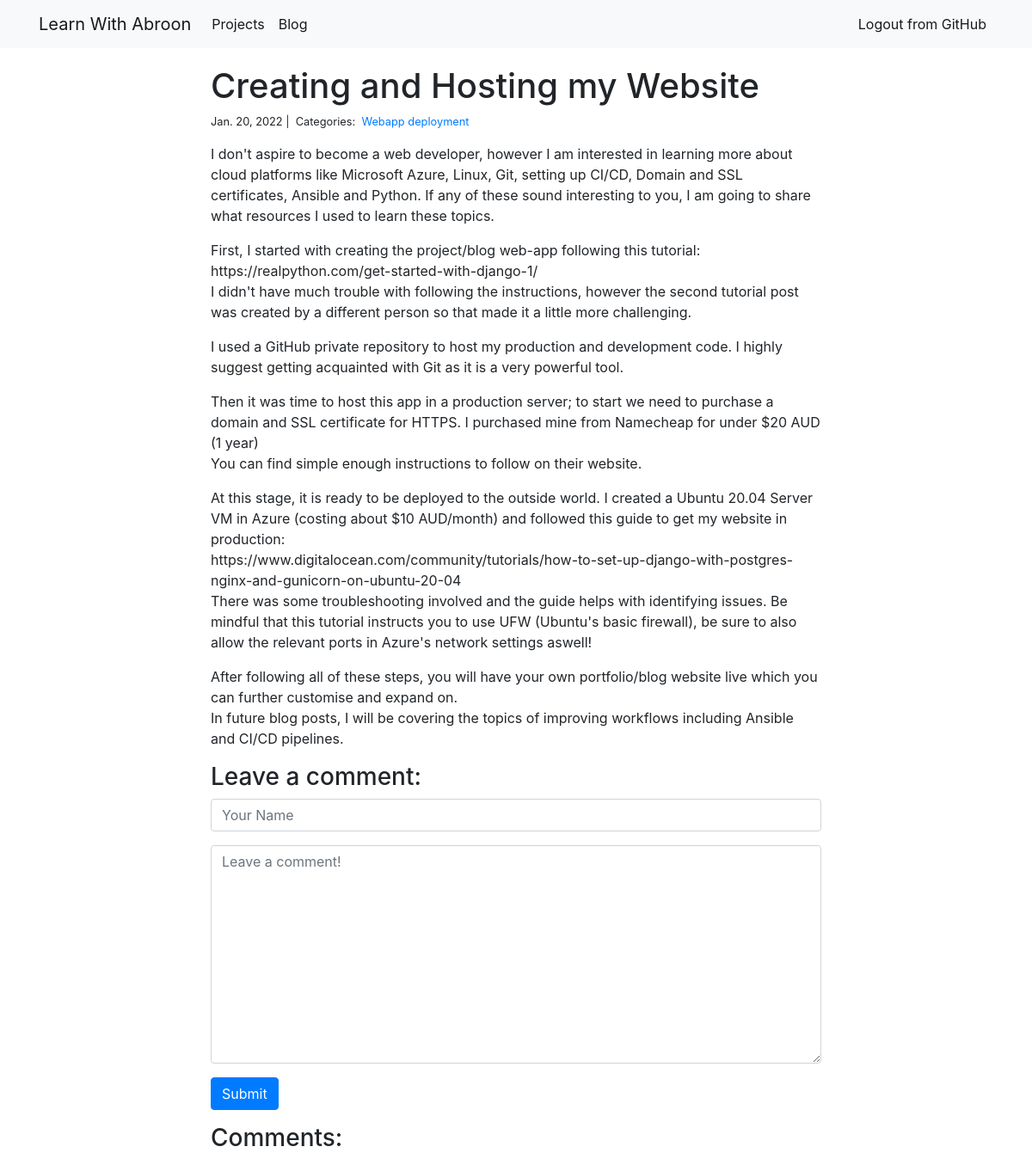
The page /blog/3/ (signed in) on the database its author committed.
### blog/models.py (models this page shows, shortened)
class Post(models.Model):
    title = models.CharField(max_length=255)
    body = models.TextField()
    created_on = models.DateTimeField(auto_now_add=True)
    last_modified = models.DateTimeField(auto_now=True)
    categories = models.ManyToManyField('Category', related_name='posts')

class Category(models.Model):
    name = models.CharField(max_length=20)

### blog/views.py (the view, shortened to what this page needs)
# urls.py: path("<int:pk>/", views.blog_detail, name="blog_detail"),
@login_required
def blog_detail(request, pk):
    post = Post.objects.get(pk=pk)
    form = CommentForm()
    comments = Comment.objects.filter(post=post)
    context = {
        "post": post,
        "comments": comments,
        "form": form,
    }
    return render(request, "blog_detail.html", context)

### blog/forms.py
class CommentForm(forms.Form):
    author = forms.CharField(
        max_length=60,
        widget=forms.TextInput(attrs={
            "class": "form-control",
            "placeholder": "Your Name"
        })
    )
    body = forms.CharField(widget=forms.Textarea(
        attrs={
            "class": "form-control",
            "placeholder": "Leave a comment!"
        })
    )

### blog/templates/blog_detail.html (shortened to what this page needs)
{% extends "base.html" %}
{% block page_content %}
<div class="col-md-8 offset-md-2">
    <h1>{{ post.title }}</h1>
    <small>
        {{ post.created_on.date }} |&nbsp;
        Categories:&nbsp;
        {% for category in post.categories.all %}
        <a href="{% url 'blog_category' category.name %}">
            {{ category.name }}
        </a>&nbsp;
        {% endfor %}
    </small>
    <p>{{ post.body | linebreaks }}</p>
    <h3>Leave a comment:</h3>
    <form action="/blog/{{ post.pk }}/" method="post">
        <div class="form-group">
            {{ form.author }}
        </div>
        <div class="form-group">
            {{ form.body }}
        </div>
        <button type="submit" class="btn btn-primary">Submit</button>
    </form>
    <h3>Comments:</h3>
</div>
{% endblock %}

### rows shown on the page
Post: title "Creating and Hosting my Website", created_on "Jan. 20, 2022", body "I don't aspire to become a web developer, however I am interested in learning more about cloud platforms like Microsoft Azure, Linux, Git, setting up CI/CD, Domain and SSL certificates, Ansible and Python. If any of these sound interesting to you, I am going to share what resources I used to learn these topics. First, I started with creating the project/blog web-app following this tutorial: https://realpython.com/get-started-with-django-1/ I didn't have much trouble with following the instructions, however the second tutorial post was created by a different person so that made it a little more challenging. I used a GitHub private repository to host my production and development code. I…"
Category: name "Webapp deployment"
